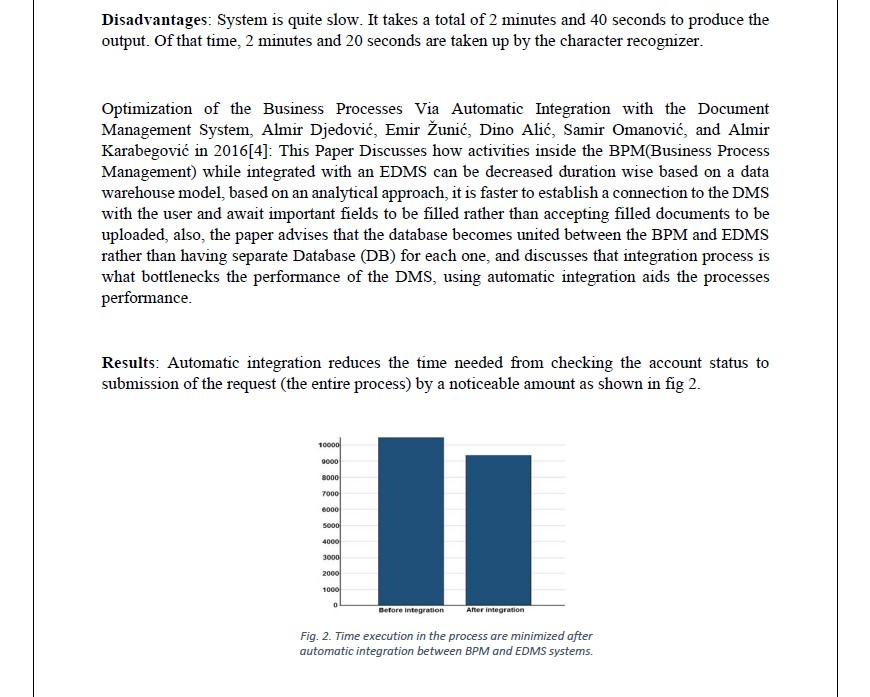
#> input picture Client/build/test.jpg, 870 x 697 px
$ python -i SegmentPage.py   (imports and definitions only)   (older library calls are emulated)
#> lines starting #> are read from the running program, lines starting #| are printed output that depends on the picture
from keras.layers import * # type: ignore
from keras.models import Model
from keras.optimizers import Adam
import numpy as np
import cv2


def unet(pretrained_weights = None,input_size = (512,512,1)):
    inputs = Input(input_size)
    conv1 = Conv2D(64, 3, activation = 'relu', padding = 'same', kernel_initializer = 'he_normal')(inputs)
    conv1 = Conv2D(64, 3, activation = 'relu', padding = 'same', kernel_initializer = 'he_normal')(conv1)
    pool1 = MaxPooling2D(pool_size=(2, 2))(conv1)
    conv2 = Conv2D(128, 3, activation = 'relu', padding = 'same', kernel_initializer = 'he_normal')(pool1)
    conv2 = Conv2D(128, 3, activation = 'relu', padding = 'same', kernel_initializer = 'he_normal')(conv2)
    pool2 = MaxPooling2D(pool_size=(2, 2))(conv2)
    conv3 = Conv2D(256, 3, activation = 'relu', padding = 'same', kernel_initializer = 'he_normal')(pool2)
    conv3 = Conv2D(256, 3, activation = 'relu', padding = 'same', kernel_initializer = 'he_normal')(conv3)
    pool3 = MaxPooling2D(pool_size=(2, 2))(conv3)
    conv4 = Conv2D(512, 3, activation = 'relu', padding = 'same', kernel_initializer = 'he_normal')(pool3)
    conv4 = Conv2D(512, 3, activation = 'relu', padding = 'same', kernel_initializer = 'he_normal')(conv4)
    drop4 = Dropout(0.5)(conv4)
    pool4 = MaxPooling2D(pool_size=(2, 2))(drop4)

    conv5 = Conv2D(1024, 3, activation = 'relu', padding = 'same', kernel_initializer = 'he_normal')(pool4)
    conv5 = Conv2D(1024, 3, activation = 'relu', padding = 'same', kernel_initializer = 'he_normal')(conv5)
    drop5 = Dropout(0.5)(conv5)

    up6 = Conv2D(512, 2, activation = 'relu', padding = 'same', kernel_initializer = 'he_normal')(UpSampling2D(size = (2,2))(drop5))
    merge6 = concatenate([drop4,up6], axis = 3)
    conv6 = Conv2D(512, 3, activation = 'relu', padding = 'same', kernel_initializer = 'he_normal')(merge6)
    conv6 = Conv2D(512, 3, activation = 'relu', padding = 'same', kernel_initializer = 'he_normal')(conv6)

    up7 = Conv2D(256, 2, activation = 'relu', padding = 'same', kernel_initializer = 'he_normal')(UpSampling2D(size = (2,2))(conv6))
    merge7 = concatenate([conv3,up7], axis = 3)
    conv7 = Conv2D(256, 3, activation = 'relu', padding = 'same', kernel_initializer = 'he_normal')(merge7)
    conv7 = Conv2D(256, 3, activation = 'relu', padding = 'same', kernel_initializer = 'he_normal')(conv7)

    up8 = Conv2D(128, 2, activation = 'relu', padding = 'same', kernel_initializer = 'he_normal')(UpSampling2D(size = (2,2))(conv7))
    merge8 = concatenate([conv2,up8], axis = 3)
    conv8 = Conv2D(128, 3, activation = 'relu', padding = 'same', kernel_initializer = 'he_normal')(merge8)
    conv8 = Conv2D(128, 3, activation = 'relu', padding = 'same', kernel_initializer = 'he_normal')(conv8)

    up9 = Conv2D(64, 2, activation = 'relu', padding = 'same', kernel_initializer = 'he_normal')(UpSampling2D(size = (2,2))(conv8))
    merge9 = concatenate([conv1,up9], axis = 3)
    conv9 = Conv2D(64, 3, activation = 'relu', padding = 'same', kernel_initializer = 'he_normal')(merge9)
    conv9 = Conv2D(64, 3, activation = 'relu', padding = 'same', kernel_initializer = 'he_normal')(conv9)
    conv9 = Conv2D(2, 3, activation = 'relu', padding = 'same', kernel_initializer = 'he_normal')(conv9)
    conv10 = Conv2D(1, 1, activation = 'sigmoid')(conv9)

    model = Model(inputs,conv10)

    model.compile(optimizer = Adam(learning_rate = 1e-4), loss = 'binary_crossentropy', metrics = ['accuracy'])


    if(pretrained_weights):
      model.load_weights(pretrained_weights)

    return model

# [1 line that did not run here, left out]
# [1 line not run here, left out]


def segment_into_lines(img_bytes):

    # img=cv2.imread(f'{filename}',0)
    nparr = np.fromstring(img_bytes, np.uint8)
    img_np = cv2.imdecode(nparr, cv2.IMREAD_COLOR)
    img=cv2.cvtColor(img_np,cv2.COLOR_BGR2GRAY)
    ret,img=cv2.threshold(img,150,255,cv2.THRESH_BINARY_INV)
    img=cv2.resize(img,(512,512))

    img= np.expand_dims(img,axis=-1)

    img=np.expand_dims(img,axis=0)
    pred=model.predict(img)
    pred=np.squeeze(np.squeeze(pred,axis=0),axis=-1)


    line_img_array=[]
    coordinates=[]
    img = cv2.normalize(src=pred, dst=None, alpha=0, beta=255, norm_type=cv2.NORM_MINMAX, dtype=cv2.CV_8UC1) # type: ignore
    cv2.threshold(img,0,255,cv2.THRESH_BINARY+cv2.THRESH_OTSU,img)
    nparr = np.fromstring(img_bytes, np.uint8)
    img_np = cv2.imdecode(nparr, cv2.IMREAD_COLOR)
    ori_img=cv2.cvtColor(img_np,cv2.COLOR_BGR2GRAY)


    (H, W) = ori_img.shape[:2]
    (newW, newH) = (512, 512)
    rW = W / float(newW)
    rH = H / float(newH)

    contours, hier = cv2.findContours(img, cv2.RETR_EXTERNAL,cv2.CHAIN_APPROX_NONE)
    for c in contours:
        x, y, w, h = cv2.boundingRect(c)
        coordinates.append((int(x*rW),int(y*rH),int((x+w)*rW),int((y+h)*rH)))


    for i in range(len(coordinates)-1,-1,-1):
        coors=coordinates[i]

        p_img=ori_img[coors[1]:coors[3],coors[0]:coors[2]].copy()

        line_img_array.append(p_img)

    return line_img_array, coordinates

>>> import cv2
>>> picture = cv2.imread('../../Client/build/test.jpg', cv2.IMREAD_GRAYSCALE)
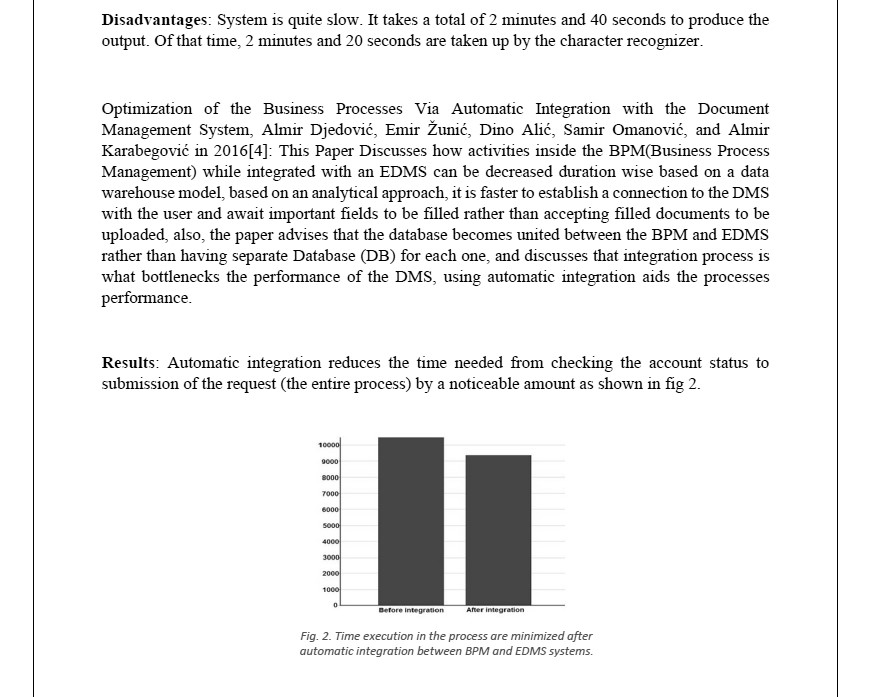
#> picture: shape (697, 870); min 0, max 255, mean 236
#> (the run stopped early here; a loop or call above may not have finished)
